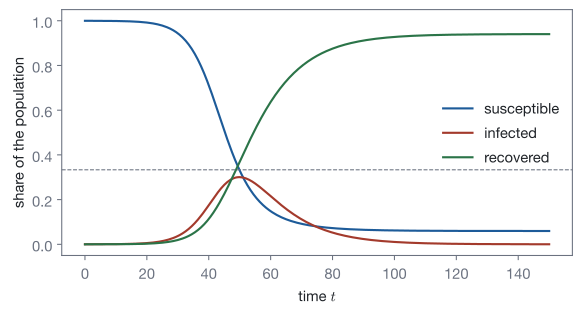

Write the Python code that produced this figure.
"""A well-mixed SIR epidemic with R0 = 3 started from one infected individual in 10 000 (Datseris and Parlitz Fig. 10.8)."""
import os
import sys

sys.path.insert(0, os.path.join(os.path.dirname(os.path.abspath(__file__)), "..", "..", "..", "_filters"))
from figstyle import *  # noqa: E402,F403

import numpy as np  # noqa: E402
from skcomplex.core.engine.runtime import simulate  # noqa: E402
from skcomplex.systems.biology.epidemiology import SIRSystem  # noqa: E402

N = 10000
tr = simulate(SIRSystem(N - 1, 1, 0, beta=0.3 / N, gamma=0.1), until=150, dt=0.5)
t = np.asarray(tr.times)
fig, ax = plt.subplots(figsize=(6.2, 3.4))
for name, color, label in (("S.x", ACCENT, "susceptible"), ("I.x", STATEMENT, "infected"), ("R.x", EXAMPLE, "recovered")):
    ax.plot(t, np.asarray(tr.get_values(name)).ravel() / N, color=color, lw=1.6, label=label)
ax.axhline(1 / 3, color=MUTED, lw=0.8, ls="--")
ax.set_xlabel(r"time $t$")
ax.set_ylabel("share of the population")
ax.legend(frameon=False)
fig.tight_layout()
save_figure(fig, "sir_curves")
